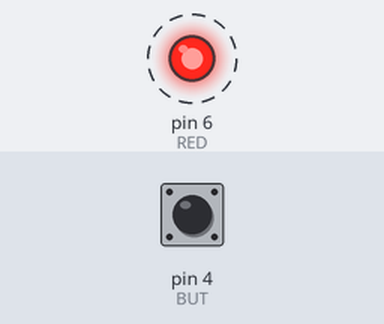
The sketch below on a simulated Arduino Uno, built with avr-gcc and run on an emulated ATmega328P. Shown: output pins drawn as LEDs (lit = HIGH). Dashed ring = blinking. The inputs (shaded band) are chosen by the test bench; at power-on: pin 4 (BUT) HIGH.

Above: at 0.05 s.
Timing chart, 0 to 3.0 s (numbered marks = the images above):
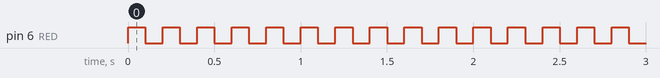

The sketch:

seventh.ino
```cpp
const int RED = 6;
const int BUT = 4;
int f;

void setup() {
  pinMode(RED, OUTPUT);
  pinMode(BUT, INPUT_PULLUP);
}

void loop() {

  if (digitalRead(BUT) == LOW) {
    f = 10;
  } else {
    f = 5;
  }

    digitalWrite(RED, HIGH);
    delay(500/f);
    digitalWrite(RED, LOW);
    delay(500/f);
}
```

Measured:
- by itself, pin 6 (RED): alternates HIGH for 0.10 s and LOW for 0.10 s
